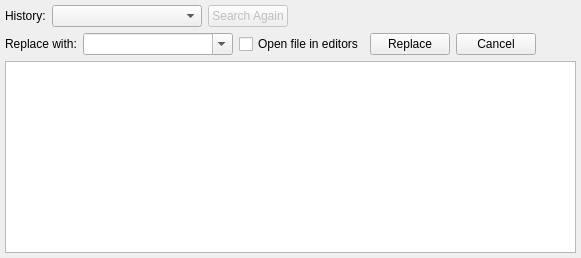
    <widget class="QWidget" name="tabSearch">
     <attribute name="title">
      <string>Search</string>
     </attribute>
     <layout class="QVBoxLayout" name="verticalLayout_4">
      <property name="leftMargin">
       <number>5</number>
      </property>
      <property name="topMargin">
       <number>5</number>
      </property>
      <property name="rightMargin">
       <number>5</number>
      </property>
      <property name="bottomMargin">
       <number>5</number>
      </property>
      <item>
       <widget class="QWidget" name="searchHistoryPanel" native="true">
        <layout class="QHBoxLayout" name="horizontalLayout_11">
         <property name="leftMargin">
          <number>0</number>
         </property>
         <property name="topMargin">
          <number>0</number>
         </property>
         <property name="rightMargin">
          <number>0</number>
         </property>
         <property name="bottomMargin">
          <number>0</number>
         </property>
         <item>
          <widget class="QLabel" name="label">
           <property name="sizePolicy">
            <sizepolicy hsizetype="Preferred" vsizetype="Preferred">
             <horstretch>0</horstretch>
             <verstretch>0</verstretch>
            </sizepolicy>
           </property>
           <property name="text">
            <string>History:</string>
           </property>
          </widget>
         </item>
         <item>
          <widget class="QComboBox" name="cbSearchHistory">
           <property name="sizePolicy">
            <sizepolicy hsizetype="Preferred" vsizetype="Fixed">
             <horstretch>0</horstretch>
             <verstretch>0</verstretch>
            </sizepolicy>
           </property>
           <property name="minimumSize">
            <size>
             <width>150</width>
             <height>0</height>
            </size>
           </property>
           <property name="sizeAdjustPolicy">
            <enum>QComboBox::AdjustToContents</enum>
           </property>
          </widget>
         </item>
         <item>
          <widget class="QPushButton" name="btnSearchAgain">
           <property name="enabled">
            <bool>false</bool>
           </property>
           <property name="sizePolicy">
            <sizepolicy hsizetype="Preferred" vsizetype="Fixed">
             <horstretch>0</horstretch>
             <verstretch>0</verstretch>
            </sizepolicy>
           </property>
           <property name="text">
            <string>Search Again</string>
           </property>
          </widget>
         </item>
         <item>
          <spacer name="horizontalSpacer">
           <property name="orientation">
            <enum>Qt::Horizontal</enum>
           </property>
           <property name="sizeHint" stdset="0">
            <size>
             <width>40</width>
             <height>20</height>
            </size>
           </property>
          </spacer>
         </item>
        </layout>
       </widget>
      </item>
      <item>
       <widget class="QWidget" name="replacePanel" native="true">
        <layout class="QHBoxLayout" name="horizontalLayout_12">
         <property name="leftMargin">
          <number>0</number>
         </property>
         <property name="topMargin">
          <number>0</number>
         </property>
         <property name="rightMargin">
          <number>0</number>
         </property>
         <property name="bottomMargin">
          <number>0</number>
         </property>
         <item>
          <widget class="QLabel" name="label_2">
           <property name="text">
            <string>Replace with:</string>
           </property>
          </widget>
         </item>
         <item>
          <widget class="QComboBox" name="cbReplaceInHistory">
           <property name="minimumSize">
            <size>
             <width>150</width>
             <height>0</height>
            </size>
           </property>
           <property name="editable">
            <bool>true</bool>
           </property>
           <property name="insertPolicy">
            <enum>QComboBox::InsertAtTop</enum>
           </property>
           <property name="sizeAdjustPolicy">
            <enum>QComboBox::AdjustToContents</enum>
           </property>
          </widget>
         </item>
         <item>
          <widget class="QCheckBox" name="chkOpenFileInEditors">
           <property name="text">
            <string>Open file in editors</string>
           </property>
          </widget>
         </item>
         <item>
          <widget class="QPushButton" name="btnReplace">
           <property name="text">
            <string>Replace</string>
           </property>
          </widget>
         </item>
         <item>
          <widget class="QPushButton" name="btnCancelReplace">
           <property name="text">
            <string>Cancel</string>
           </property>
          </widget>
         </item>
         <item>
          <spacer name="horizontalSpacer_2">
           <property name="orientation">
            <enum>Qt::Horizontal</enum>
           </property>
           <property name="sizeHint" stdset="0">
            <size>
             <width>40</width>
             <height>20</height>
            </size>
           </property>
          </spacer>
         </item>
        </layout>
       </widget>
      </item>
      <item>
       <widget class="QTreeView" name="searchView">
        <attribute name="headerVisible">
         <bool>false</bool>
        </attribute>
       </widget>
      </item>
     </layout>
    </widget>
